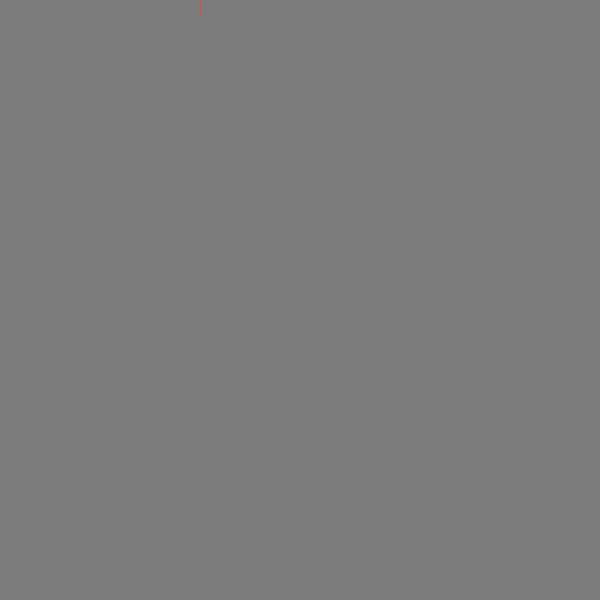
Frame 1 (no input)
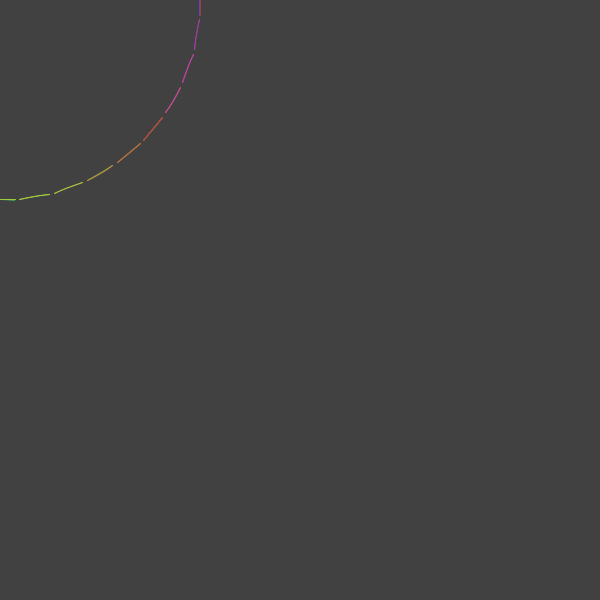
Frame 60 (the mouse pressed at the canvas centre just before this capture)
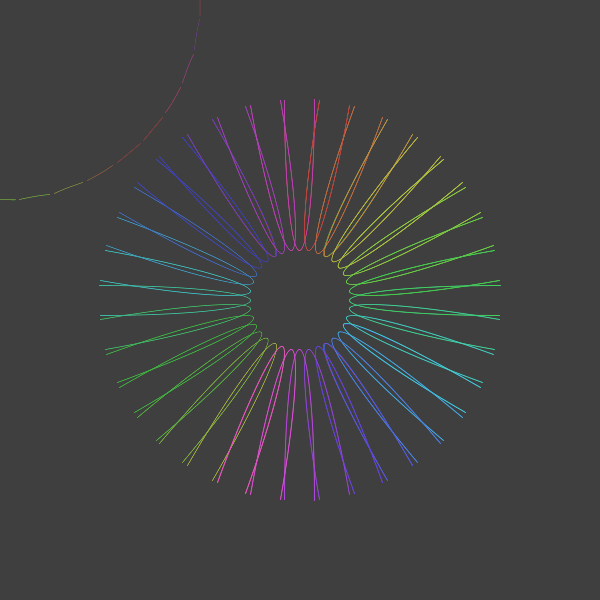
Frame 120 (the mouse held since frame 60 and released just before this capture)

The Processing sketch that drew these frames (run headless with seeded random() and noise(); from frame 60 on, the mouse is pressed at the canvas centre):

// Processing sketch: processing_55511
// ── processing_55511.pde

//>>>>TO PAUSE PRESS SPACE, TO CONTIINUE PRESS ANY KEY<<<<
//>>>>PRESS 1-5 TO SELECT STROKE WEIGHT <<<<
//>>>>CLICK MOUSE TO CHANGE THE BACKGROUND COLOR<<<
/* Developed from http://www.openprocessing.org/sketch/54561
 Amirreza Chabouk
 YSDN Winter 2012
 Interactivity
 */

float r=0, i=0;
void setup() { //setting the size and the background color
  size(600, 600);
  background(125);
  noFill();
  smooth();
}

void draw() {
  smooth();// anti-aliasing

  fill(0, 2);//Adding transparency to fade away the backgournd
  noStroke();
  rect(0, 0, 600, 600);
  translate(mouseX, mouseY);// the object moves based on the mouse position 
  rotate(radians(r));//rotation of the object
  colorMode(HSB, 220);

  stroke(r%200, 150, 200);//Stroke Color based on HSB
  if (key==' ') {// Pause
    stroke(255);
  }
  if (key=='1') {// Stroke weight selection
    strokeWeight(2);
  }
  if (key=='2') {
    strokeWeight(4);
  }
  if (key=='3') {
    strokeWeight(6);
  } 
  if (key=='4') {
    strokeWeight(8);
  } 
  if (key=='5') {
    strokeWeight(10);
  } 
  arc(200, 0, mouseY, 30, radians(90), radians(270));

  if (i>28) {  
    noLoop();
  } 
  else {
    r=r+10; //Stroke quantity 
    i=i-6;
  }
}

void mousePressed() { //If mouse pressed and hold the backgroud will turn grey.
  background(125);
}
void mouseReleased() {//When released background color randomly change.

  background (random(255), random(255), random(255));
}
